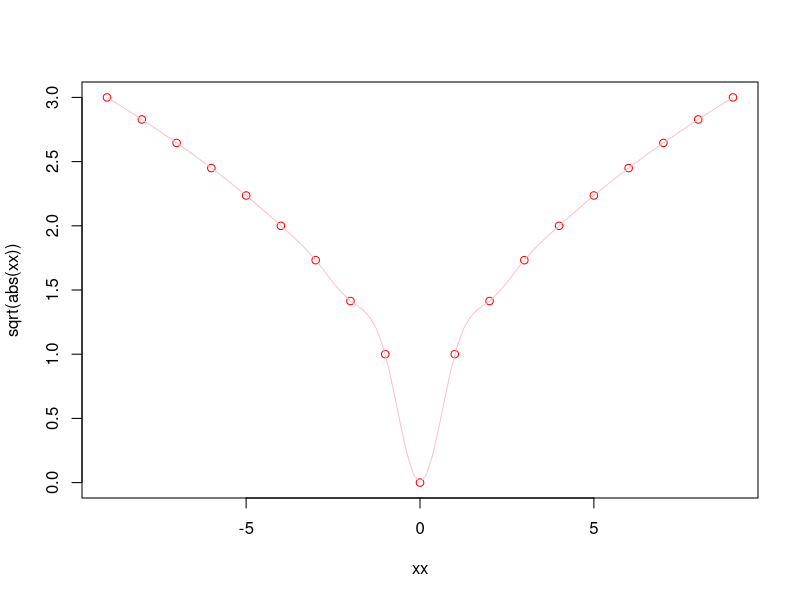
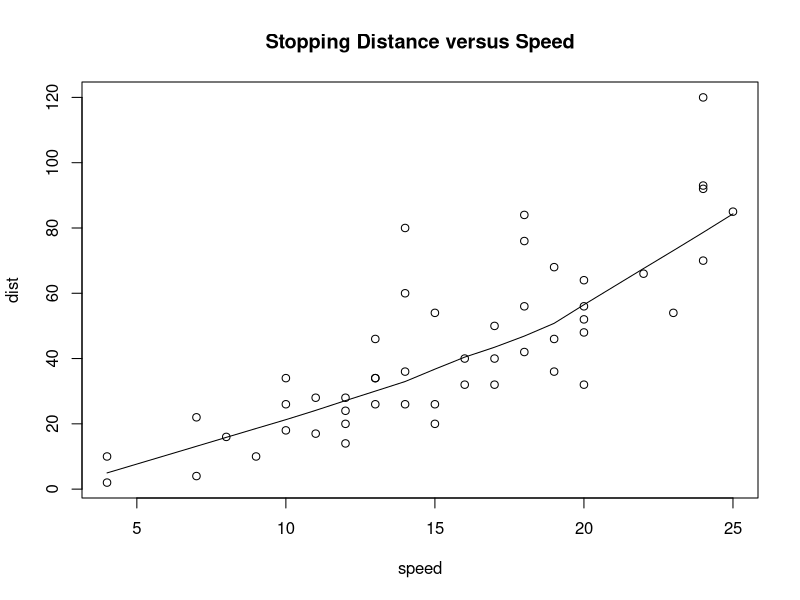
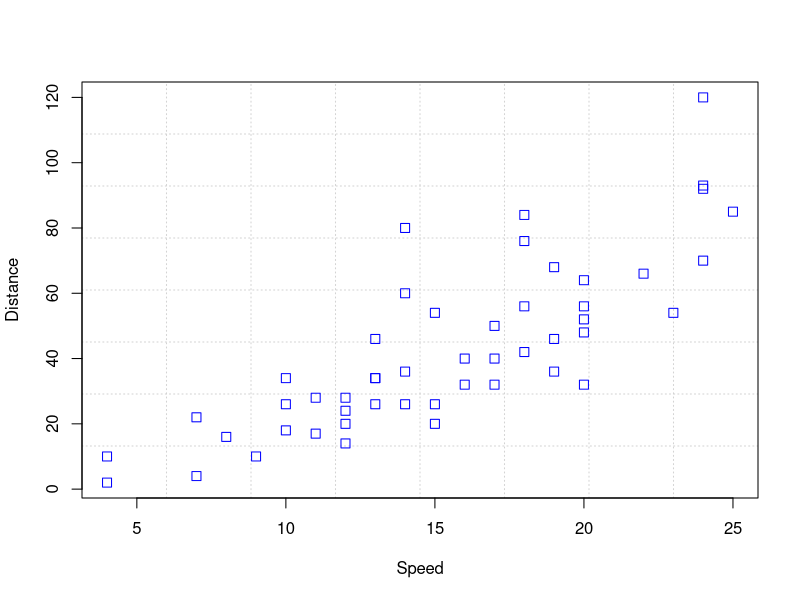
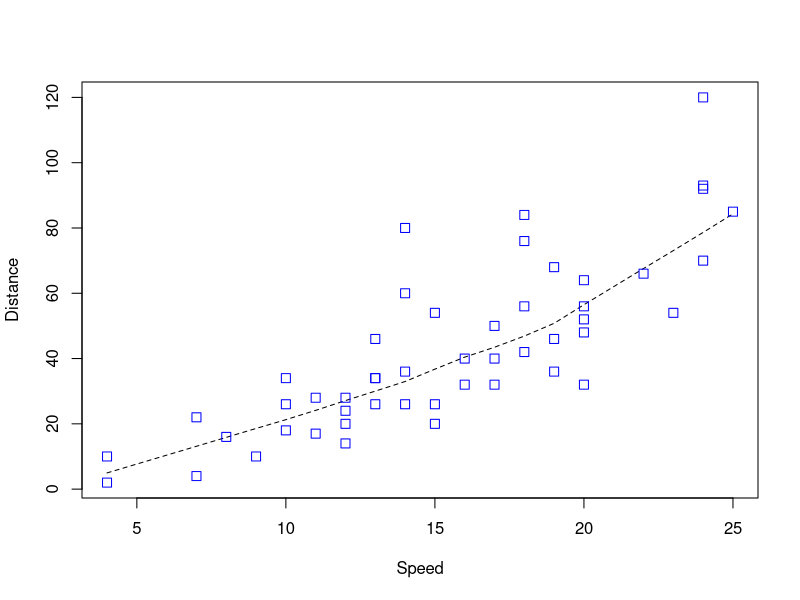
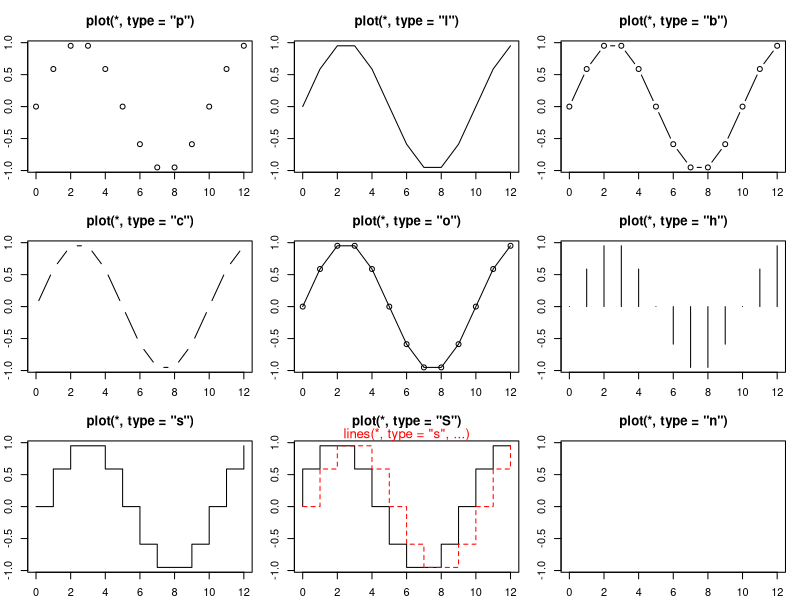
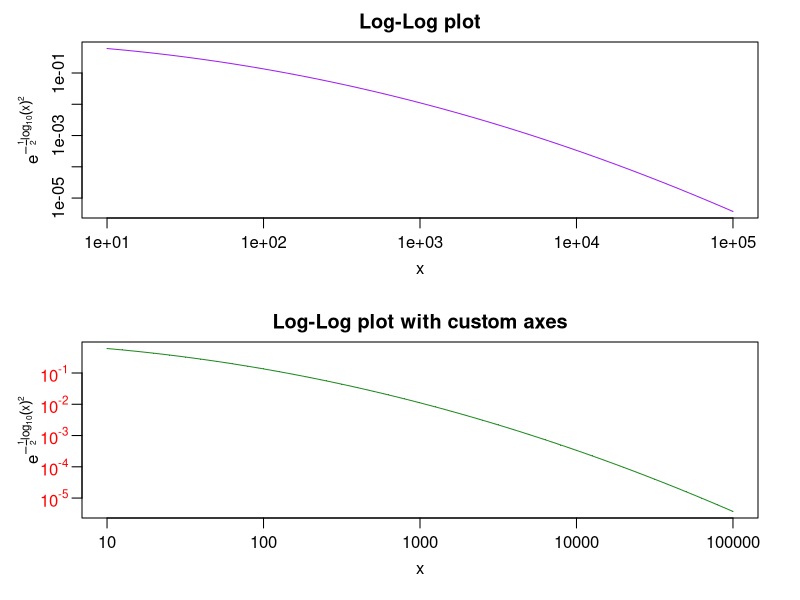

Recreate these plots in R, in order.
#!/usr/bin/r

# Generalized Inverses
# A matrix G such that AGA = A is called a generalized inverse and is denoted
# by A − :
x <- c(a = 330, b = 330, c = 330)
y <- c(a = 330, b = 330, c = 330)
A <- sqrt(x + y)
AGA <- A

require(stats) # for spline
require(graphics)
xx <- -9:9
plot(xx, sqrt(abs(xx)),  col = "red")
lines(spline(xx, sqrt(abs(xx)), n=101), col = "pink")

# draw a smooth line through a scatter plot
plot(cars, main = "Stopping Distance versus Speed")
lines(stats::lowess(cars))

Speed <- cars$speed
Distance <- cars$dist
plot(Speed, Distance, panel.first = grid(8, 8),
     pch = 0, cex = 1.2, col = "blue")
plot(Speed, Distance,
     panel.first = lines(stats::lowess(Speed, Distance), lty = "dashed"),
     pch = 0, cex = 1.2, col = "blue")

## Show the different plot types
x <- 0:12
y <- sin(pi/5 * x)
op <- par(mfrow = c(3,3), mar = .1+ c(2,2,3,1))
for (tp in c("p","l","b",  "c","o","h",  "s","S","n")) {
   plot(y ~ x, type = tp, main = paste0("plot(*, type = \"", tp, "\")"))
   if(tp == "S") {
      lines(x, y, type = "s", col = "red", lty = 2)
      mtext("lines(*, type = \"s\", ...)", col = "red", cex = 0.8)
   }
}
par(op)

##--- Log-Log Plot  with  custom axes
lx <- seq(1, 5, length = 41)
yl <- expression(e^{-frac(1,2) * {log[10](x)}^2})
y <- exp(-.5*lx^2)
op <- par(mfrow = c(2,1), mar = par("mar")-c(1,0,2,0), mgp = c(2, .7, 0))
plot(10^lx, y, log = "xy", type = "l", col = "purple",
     main = "Log-Log plot", ylab = yl, xlab = "x")
plot(10^lx, y, log = "xy", type = "o", pch = ".", col = "forestgreen",
     main = "Log-Log plot with custom axes", ylab = yl, xlab = "x",
     axes = FALSE, frame.plot = TRUE)
my.at <- 10^(1:5)
axis(1, at = my.at, labels = formatC(my.at, format = "fg"))
e.y <- -5:-1 ; at.y <- 10^e.y
axis(2, at = at.y, col.axis = "red", las = 1,
     labels = as.expression(lapply(e.y, function(E) bquote(10^.(E)))))
par(op)

